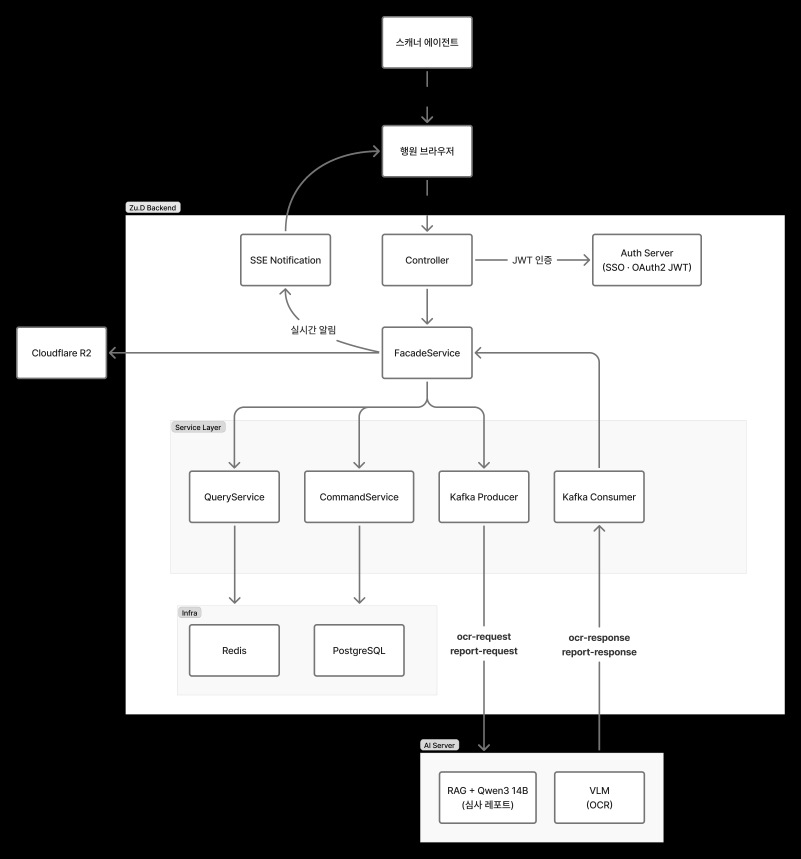
#> input picture backend/src/main/resources/images/img.png, 4004 x 4292 px (shown at 1/5 size)
$ python -i section_splitter.py   (imports and definitions only)
#> lines starting #> are read from the running program, lines starting #| are printed output that depends on the picture; after the words box and inside, x2 and y2 are one past the last pixel; in counts of white or black regions, pixels touching at a corner belong together
# registry/section_splitter.py

from typing import List, Dict, Any, Tuple
import cv2
import numpy as np
from PIL import Image

Box = List[int]  # [x1, y1, x2, y2]


def load_image(image_path: str):
    img_bgr = cv2.imread(image_path)
#> img_bgr is the input picture: shape (4292, 4004, 3); min 0, max 255, mean 131.9
    if img_bgr is None:
        raise ValueError(f"이미지 읽기 실패: {image_path}")
    img_rgb = cv2.cvtColor(img_bgr, cv2.COLOR_BGR2RGB)
    return img_bgr, img_rgb


def preprocess(img_bgr: np.ndarray):
    gray = cv2.cvtColor(img_bgr, cv2.COLOR_BGR2GRAY)

    bin_img = cv2.adaptiveThreshold(
        gray,
        255,
        cv2.ADAPTIVE_THRESH_GAUSSIAN_C,
        cv2.THRESH_BINARY_INV,
        15,
        8
    )
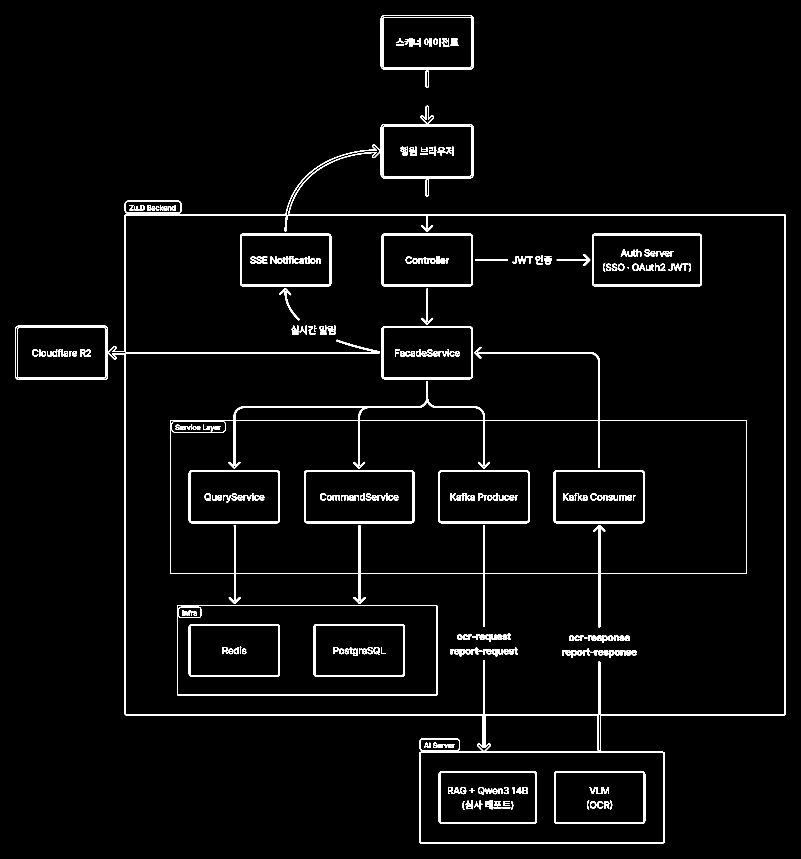
#> bin_img: shape (4292, 4004) (shown at 1/5 size); 2.6% white; 370 white regions, largest, box (x1, y1, x2, y2) and area: (76, 529, 3929, 4217) 110335, (1142, 1908, 2450, 2343) 19292, (1520, 2352, 2072, 2616) 12636

    return bin_img


def detect_boxes(
    bin_img: np.ndarray,
    min_area: int = 5000,
    min_width_ratio: float = 0.2,
    min_height: int = 20,
    dilate_kernel_size: Tuple[int, int] = (25, 15),
):
#> called with min_area = 5000, min_width_ratio = 0.2, min_height = 20, dilate_kernel_size = (25, 15)
    h, w = bin_img.shape
#> h = 4292; w = 4004

    kernel = cv2.getStructuringElement(cv2.MORPH_RECT, dilate_kernel_size)
    merged = cv2.dilate(bin_img, kernel, iterations=1)
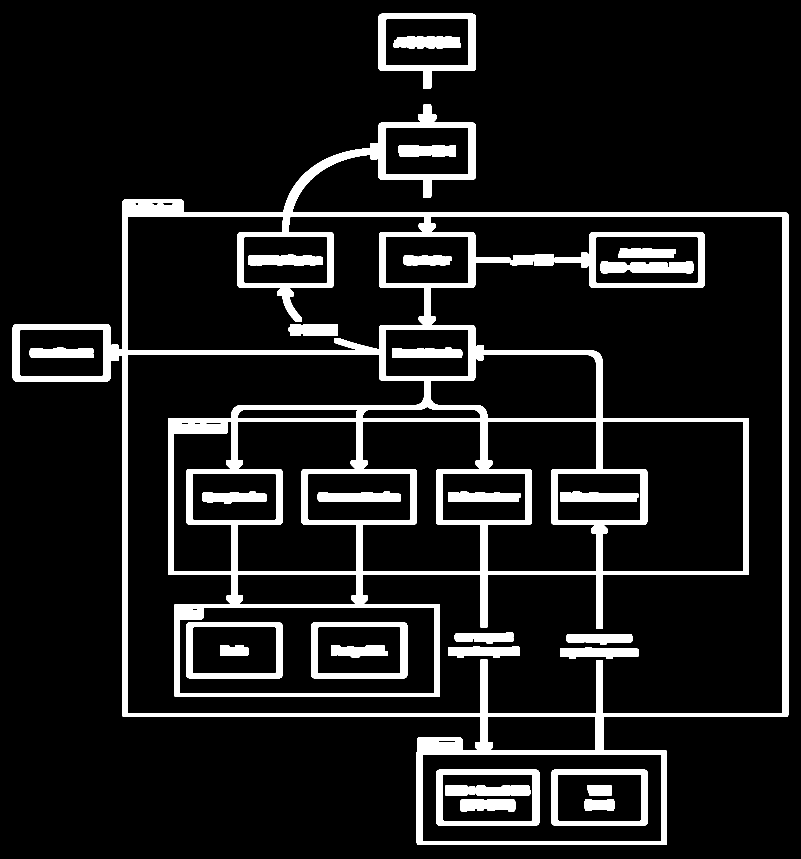
#> merged: shape (4292, 4004) (shown at 1/5 size); 10.5% white; 29 white regions

    contours, _ = cv2.findContours(
        merged,
        cv2.RETR_EXTERNAL,
        cv2.CHAIN_APPROX_SIMPLE
    )
#> contours = 2 contours; box (x1, y1, x2, y2) and area: (64, 522, 3941, 4224) 9429918, (1892, 69, 2380, 445) 141986

    boxes: List[Box] = []

    for cnt in contours:
        x, y, bw, bh = cv2.boundingRect(cnt)
        area = bw * bh

        if area < min_area:
            continue

        if bw < w * min_width_ratio or bh < min_height:
            continue

        boxes.append([x, y, x + bw, y + bh])
#> this loop made 2 passes
#> (x, y, bw, bh, area) on passes 1 to 2: (64, 522, 3877, 3702, 14352654), (1892, 69, 488, 376, 183488)
#> after the loop, boxes = [[64, 522, 3941, 4224]]

    boxes = sorted(boxes, key=lambda b: b[1])
    return boxes


def crop_single_region(image_rgb: np.ndarray, bbox: Box, index: int, name: str):
    h, w = image_rgb.shape[:2]
    x1, y1, x2, y2 = bbox

    x1 = max(0, min(x1, w))
    x2 = max(0, min(x2, w))
    y1 = max(0, min(y1, h))
    y2 = max(0, min(y2, h))

    crop = image_rgb[y1:y2, x1:x2]
    crop_pil = Image.fromarray(crop)

    return {
        "index": index,
        "name": name,
        "bbox": [x1, y1, x2, y2],
        "image_pil": crop_pil
    }


def build_title_deed_sections_from_boxes(
    image_rgb: np.ndarray,
    boxes: List[Box],
    title_idx: int = 2,
    gap_idx: int = 3,
    eul_idx: int = 4,
) -> Dict[str, Any]:
    """
    등기사항전부증명서 섹션 나누기용 함수
    """
    if len(boxes) <= eul_idx:
        raise ValueError(f"등기부등본 섹션 분할 실패: boxes 부족 (len={len(boxes)})")

    title_box = boxes[title_idx]
    gap_box = boxes[gap_idx]
    eul_box = boxes[eul_idx]

    tx1, ty1, tx2, ty2 = title_box

    header_box = [tx1, 0, tx2, ty1]

    return {
        "header": crop_single_region(image_rgb, header_box, -1, "header"),
        "title_section": crop_single_region(image_rgb, title_box, title_idx, "title_section"),
        "gap_section": crop_single_region(image_rgb, gap_box, gap_idx, "gap_section"),
        "eul_section": crop_single_region(image_rgb, eul_box, eul_idx, "eul_section"),
    }


def split_title_deed_sections(image_path: str) -> Dict[str, Any]:
    img_bgr, img_rgb = load_image(image_path)
    bin_img = preprocess(img_bgr)
    boxes = detect_boxes(bin_img)
#> boxes = [[64, 522, 3941, 4224]]

    named_sections = build_title_deed_sections_from_boxes(
        image_rgb=img_rgb,
        boxes=boxes,
        title_idx=2,
        gap_idx=3,
        eul_idx=4,
    )

    return {
        "boxes": boxes,
        "named_sections": named_sections
    }

#> (the run stopped early here; a loop or call above may not have finished)
